Frame 1 (no input): blank canvas, image omitted
Frame 60 (the mouse pressed at the canvas centre just before this capture): blank canvas, image omitted
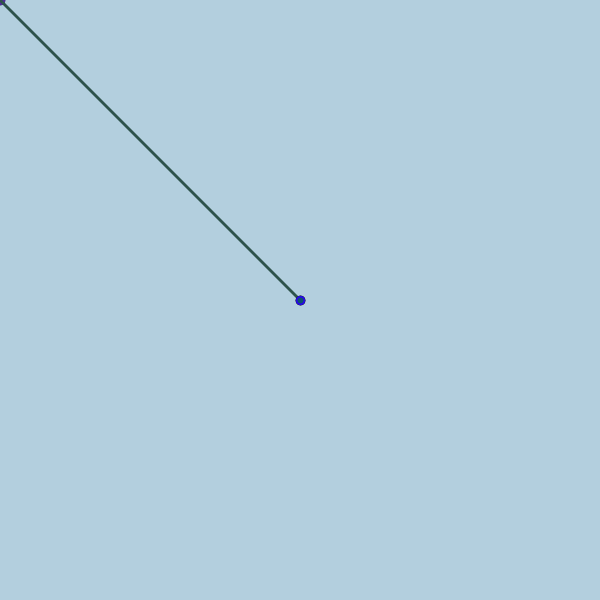
Frame 120 (the mouse held since frame 60 and released just before this capture)

The Processing sketch whose frames 1 and 60 were blank and that drew this single picture after the mouse press (run headless with seeded random() and noise(); from frame 60 on, the mouse is pressed at the canvas centre):

// Processing sketch: processing_19877
// ── processing_19877.pde

void setup() {
  size(600, 600);

  background(179, 207, 222);
  smooth();
}

void draw() {
  // println(mouseX + " " + mouseY);
  line(mouseX, mouseY, pmouseY, pmouseX);
  stroke(random(100), random(100), random(255));
  strokeWeight(random(1,10));
}

void mousePressed() {
  background(179, 207, 222);      // clears the background
}
